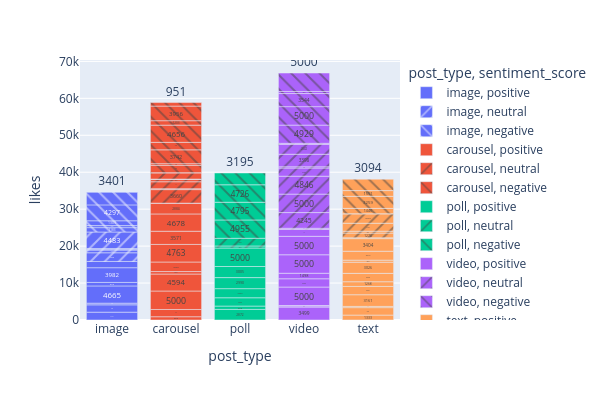

Here is the notebook cell this chart was saved with:
### Code cell
fig=px.bar(df,x='post_type',y='likes',
           height=400,
           width=600,
           hover_data=['post_day','sentiment_score','post_time'],
           color='post_type',
           pattern_shape='sentiment_score',
           text_auto=True)
fig.show()

### Figure 1 — Plotly figure (JSON) as saved in the notebook; plotly's stock layout.template omitted (floating-point values rounded to 4 significant figures)
{"data": [{"customdata": [["Thursday", "positive", "8/17/2023 14:45"], ["Sunday", "positive", "2/26/2023 11:45"], ["Thursday", "positive", "2/2/2023 16:00"], ["Saturday", "positive", "7/1/2023 14:45"], ["Friday", "positive", "7/14/2023 15:00"], ["Wednesday", "positive", "9/20/2023 6:00"], ["Monday", "positive", "11/27/2023 4:30"]], "hovertemplate": "post_type=%{x}<br>sentiment_score=%{customdata[1]}<br>likes=%{y}<br>post_day=%{customdata[0]}<br>post_time=%{customdata[2]}<extra></extra>", "legendgroup": "image, positive", "marker": {"color": "#636efa", "pattern": {"shape": ""}}, "name": "image, positive", "orientation": "v", "showlegend": true, "textposition": "auto", "texttemplate": "%{y}", "type": "bar", "x": ["image", "image", "image", "image", "image", "image", "image"], "xaxis": "x", "y": [2121, 1982, 455, 4665, 950, 3982, 1694], "yaxis": "y"}, {"customdata": [["Friday", "neutral", "2/10/2023 13:00"], ["Monday", "neutral", "4/17/2023 15:00"], ["Monday", "neutral", "5/15/2023 6:30"], ["Saturday", "neutral", "10/14/2023 18:45"], ["Tuesday", "neutral", "6/6/2023 21:00"]], "hovertemplate": "post_type=%{x}<br>sentiment_score=%{customdata[1]}<br>likes=%{y}<br>post_day=%{customdata[0]}<br>post_time=%{customdata[2]}<extra></extra>", "legendgroup": "image, neutral", "marker": {"color": "#636efa", "pattern": {"shape": "/"}}, "name": "image, neutral", "orientation": "v", "showlegend": true, "textposition": "auto", "texttemplate": "%{y}", "type": "bar", "x": ["image", "image", "image", "image", "image"], "xaxis": "x", "y": [2348, 725, 227, 187, 4483], "yaxis": "y"}, {"customdata": [["Thursday", "negative", "11/16/2023 0:45"], ["Saturday", "negative", "1/7/2023 10:30"], ["Tuesday", "negative", "6/6/2023 19:30"], ["Saturday", "negative", "1/21/2023 1:00"], ["Monday", "negative", "3/13/2023 23:15"]], "hovertemplate": "post_type=%{x}<br>sentiment_score=%{customdata[1]}<br>likes=%{y}<br>post_day=%{customdata[0]}<br>post_time=%{customdata[2]}<extra></extra>", "legendgroup": "image, negative", "marker": {"color": "#636efa", "pattern": {"shape": "\\"}}, "name": "image, negative", "orientation": "v", "showlegend": true, "textposition": "auto", "texttemplate": "%{y}", "type": "bar", "x": ["image", "image", "image", "image", "image"], "xaxis": "x", "y": [1183, 548, 1309, 4297, 3401], "yaxis": "y"}, {"customdata": [["Monday", "positive", "1/9/2023 20:00"], ["Monday", "positive", "1/30/2023 13:30"], ["Sunday", "positive", "1/1/2023 20:00"], ["Friday", "positive", "2/3/2023 0:30"], ["Wednesday", "positive", "12/27/2023 11:30"], ["Friday", "positive", "3/31/2023 16:00"], ["Friday", "positive", "5/19/2023 4:30"], ["Wednesday", "positive", "7/5/2023 18:15"], ["Wednesday", "positive", "12/13/2023 4:45"], ["Wednesday", "positive", "5/3/2023 8:00"], ["Wednesday", "positive", "7/12/2023 17:45"]], "hovertemplate": "post_type=%{x}<br>sentiment_score=%{customdata[1]}<br>likes=%{y}<br>post_day=%{customdata[0]}<br>post_time=%{customdata[2]}<extra></extra>", "legendgroup": "carousel, positive", "marker": {"color": "#EF553B", "pattern": {"shape": ""}}, "name": "carousel, positive", "orientation": "v", "showlegend": true, "textposition": "auto", "texttemplate": "%{y}", "type": "bar", "x": ["carousel", "carousel", "carousel", "carousel", "carousel", "carousel", "carousel", "carousel", "carousel", "carousel", "carousel"], "xaxis": "x", "y": [889, 1961, 5000, 4594, 667, 2586, 4763, 3571, 4678, 2884, 36], "yaxis": "y"}, {"customdata": [["Sunday", "neutral", "5/14/2023 0:45"], ["Friday", "neutral", "5/5/2023 20:00"], ["Thursday", "neutral", "5/11/2023 11:00"], ["Monday", "neutral", "10/2/2023 23:30"], ["Wednesday", "neutral", "4/19/2023 19:45"], ["Friday", "neutral", "5/5/2023 16:45"]], "hovertemplate": "post_type=%{x}<br>sentiment_score=%{customdata[1]}<br>likes=%{y}<br>post_day=%{customdata[0]}<br>post_time=%{customdata[2]}<extra></extra>", "legendgroup": "carousel, neutral", "marker": {"color": "#EF553B", "pattern": {"shape": "/"}}, "name": "carousel, neutral", "orientation": "v", "showlegend": true, "textposition": "auto", "texttemplate": "%{y}", "type": "bar", "x": ["carousel", "carousel", "carousel", "carousel", "carousel", "carousel"], "xaxis": "x", "y": [3660, 256, 1878, 592, 130, 1690], "yaxis": "y"}, {"customdata": [["Saturday", "negative", "11/11/2023 15:45"], ["Thursday", "negative", "10/5/2023 6:30"], ["Friday", "negative", "8/4/2023 12:45"], ["Friday", "negative", "1/27/2023 15:45"], ["Sunday", "negative", "4/23/2023 8:15"], ["Sunday", "negative", "11/19/2023 12:30"], ["Tuesday", "negative", "10/3/2023 19:00"], ["Friday", "negative", "9/15/2023 0:45"], ["Sunday", "negative", "5/7/2023 0:30"]], "hovertemplate": "post_type=%{x}<br>sentiment_score=%{customdata[1]}<br>likes=%{y}<br>post_day=%{customdata[0]}<br>post_time=%{customdata[2]}<extra></extra>", "legendgroup": "carousel, negative", "marker": {"color": "#EF553B", "pattern": {"shape": "\\"}}, "name": "carousel, negative", "orientation": "v", "showlegend": true, "textposition": "auto", "texttemplate": "%{y}", "type": "bar", "x": ["carousel", "carousel", "carousel", "carousel", "carousel", "carousel", "carousel", "carousel", "carousel"], "xaxis": "x", "y": [45, 1992, 447, 3742, 2026, 4656, 1203, 3956, 951], "yaxis": "y"}, {"customdata": [["Wednesday", "positive", "7/5/2023 5:15"], ["Wednesday", "positive", "5/17/2023 0:15"], ["Thursday", "positive", "2/9/2023 15:30"], ["Tuesday", "positive", "5/2/2023 0:30"], ["Thursday", "positive", "1/19/2023 7:15"], ["Tuesday", "positive", "3/7/2023 19:15"], ["Friday", "positive", "12/29/2023 12:15"]], "hovertemplate": "post_type=%{x}<br>sentiment_score=%{customdata[1]}<br>likes=%{y}<br>post_day=%{customdata[0]}<br>post_time=%{customdata[2]}<extra></extra>", "legendgroup": "poll, positive", "marker": {"color": "#00cc96", "pattern": {"shape": ""}}, "name": "poll, positive", "orientation": "v", "showlegend": true, "textposition": "auto", "texttemplate": "%{y}", "type": "bar", "x": ["poll", "poll", "poll", "poll", "poll", "poll", "poll"], "xaxis": "x", "y": [2872, 898, 2253, 2463, 2990, 3005, 5000], "yaxis": "y"}, {"customdata": [["Tuesday", "neutral", "5/2/2023 6:15"], ["Wednesday", "neutral", "3/1/2023 8:00"]], "hovertemplate": "post_type=%{x}<br>sentiment_score=%{customdata[1]}<br>likes=%{y}<br>post_day=%{customdata[0]}<br>post_time=%{customdata[2]}<extra></extra>", "legendgroup": "poll, neutral", "marker": {"color": "#00cc96", "pattern": {"shape": "/"}}, "name": "poll, neutral", "orientation": "v", "showlegend": true, "textposition": "auto", "texttemplate": "%{y}", "type": "bar", "x": ["poll", "poll"], "xaxis": "x", "y": [559, 2083], "yaxis": "y"}, {"customdata": [["Tuesday", "negative", "2/21/2023 16:15"], ["Sunday", "negative", "9/10/2023 13:45"], ["Tuesday", "negative", "8/8/2023 17:45"], ["Sunday", "negative", "3/19/2023 4:00"]], "hovertemplate": "post_type=%{x}<br>sentiment_score=%{customdata[1]}<br>likes=%{y}<br>post_day=%{customdata[0]}<br>post_time=%{customdata[2]}<extra></extra>", "legendgroup": "poll, negative", "marker": {"color": "#00cc96", "pattern": {"shape": "\\"}}, "name": "poll, negative", "orientation": "v", "showlegend": true, "textposition": "auto", "texttemplate": "%{y}", "type": "bar", "x": ["poll", "poll", "poll", "poll"], "xaxis": "x", "y": [4955, 4795, 4726, 3195], "yaxis": "y"}, {"customdata": [["Tuesday", "positive", "5/23/2023 0:30"], ["Thursday", "positive", "6/15/2023 3:15"], ["Wednesday", "positive", "9/27/2023 19:00"], ["Saturday", "positive", "4/8/2023 19:15"], ["Friday", "positive", "12/1/2023 10:00"], ["Sunday", "positive", "11/12/2023 17:30"], ["Friday", "positive", "4/14/2023 10:30"], ["Wednesday", "positive", "7/26/2023 20:15"], ["Thursday", "positive", "2/23/2023 17:15"]], "hovertemplate": "post_type=%{x}<br>sentiment_score=%{customdata[1]}<br>likes=%{y}<br>post_day=%{customdata[0]}<br>post_time=%{customdata[2]}<extra></extra>", "legendgroup": "video, positive", "marker": {"color": "#ab63fa", "pattern": {"shape": ""}}, "name": "video, positive", "orientation": "v", "showlegend": true, "textposition": "auto", "texttemplate": "%{y}", "type": "bar", "x": ["video", "video", "video", "video", "video", "video", "video", "video", "video"], "xaxis": "x", "y": [3499, 304, 119, 5000, 2236, 1498, 5000, 5000, 1857], "yaxis": "y"}, {"customdata": [["Tuesday", "neutral", "5/2/2023 6:15"], ["Thursday", "neutral", "5/11/2023 0:30"], ["Sunday", "neutral", "1/1/2023 6:00"], ["Thursday", "neutral", "7/13/2023 9:15"], ["Wednesday", "neutral", "12/27/2023 4:00"], ["Sunday", "neutral", "12/24/2023 7:45"], ["Monday", "neutral", "4/10/2023 0:00"], ["Wednesday", "neutral", "1/4/2023 18:30"], ["Friday", "neutral", "10/27/2023 23:45"]], "hovertemplate": "post_type=%{x}<br>sentiment_score=%{customdata[1]}<br>likes=%{y}<br>post_day=%{customdata[0]}<br>post_time=%{customdata[2]}<extra></extra>", "legendgroup": "video, neutral", "marker": {"color": "#ab63fa", "pattern": {"shape": "/"}}, "name": "video, neutral", "orientation": "v", "showlegend": true, "textposition": "auto", "texttemplate": "%{y}", "type": "bar", "x": ["video", "video", "video", "video", "video", "video", "video", "video", "video"], "xaxis": "x", "y": [317, 4245, 5000, 4846, 2204, 344, 3398, 2642, 314], "yaxis": "y"}, {"customdata": [["Thursday", "negative", "11/23/2023 2:00"], ["Wednesday", "negative", "3/22/2023 3:15"], ["Sunday", "negative", "12/31/2023 22:30"], ["Thursday", "negative", "12/28/2023 16:45"], ["Wednesday", "negative", "12/6/2023 4:00"]], "hovertemplate": "post_type=%{x}<br>sentiment_score=%{customdata[1]}<br>likes=%{y}<br>post_day=%{customdata[0]}<br>post_time=%{customdata[2]}<extra></extra>", "legendgroup": "video, negative", "marker": {"color": "#ab63fa", "pattern": {"shape": "\\"}}, "name": "video, negative", "orientation": "v", "showlegend": true, "textposition": "auto", "texttemplate": "%{y}", "type": "bar", "x": ["video", "video", "video", "video", "video"], "xaxis": "x", "y": [4929, 5000, 3544, 560, 5000], "yaxis": "y"}, {"customdata": [["Saturday", "positive", "9/30/2023 10:30"], ["Monday", "positive", "11/20/2023 2:00"], ["Monday", "positive", "10/2/2023 12:15"], ["Friday", "positive", "10/6/2023 10:00"], ["Tuesday", "positive", "5/16/2023 22:15"], ["Tuesday", "positive", "2/14/2023 18:00"], ["Tuesday", "positive", "1/3/2023 3:00"], ["Tuesday", "positive", "7/18/2023 22:00"], ["Sunday", "positive", "6/25/2023 15:15"], ["Saturday", "positive", "11/25/2023 7:30"], ["Wednesday", "positive", "5/3/2023 12:30"], ["Saturday", "positive", "8/5/2023 8:45"]], "hovertemplate": "post_type=%{x}<br>sentiment_score=%{customdata[1]}<br>likes=%{y}<br>post_day=%{customdata[0]}<br>post_time=%{customdata[2]}<extra></extra>", "legendgroup": "text, positive", "marker": {"color": "#FFA15A", "pattern": {"shape": ""}}, "name": "text, positive", "orientation": "v", "showlegend": true, "textposition": "auto", "texttemplate": "%{y}", "type": "bar", "x": ["text", "text", "text", "text", "text", "text", "text", "text", "text", "text", "text", "text"], "xaxis": "x", "y": [1333, 2013, 332, 3161, 2251, 1268, 2265, 3026, 553, 2416, 3404, 229], "yaxis": "y"}, {"customdata": [["Saturday", "neutral", "10/28/2023 19:30"], ["Sunday", "neutral", "7/23/2023 5:45"], ["Thursday", "neutral", "7/27/2023 19:15"], ["Thursday", "neutral", "7/6/2023 7:00"], ["Tuesday", "neutral", "5/23/2023 22:30"]], "hovertemplate": "post_type=%{x}<br>sentiment_score=%{customdata[1]}<br>likes=%{y}<br>post_day=%{customdata[0]}<br>post_time=%{customdata[2]}<extra></extra>", "legendgroup": "text, neutral", "marker": {"color": "#FFA15A", "pattern": {"shape": "/"}}, "name": "text, neutral", "orientation": "v", "showlegend": true, "textposition": "auto", "texttemplate": "%{y}", "type": "bar", "x": ["text", "text", "text", "text", "text"], "xaxis": "x", "y": [1274, 512, 2153, 2566, 15], "yaxis": "y"}, {"customdata": [["Friday", "negative", "12/8/2023 2:15"], ["Thursday", "negative", "7/6/2023 8:00"], ["Wednesday", "negative", "7/12/2023 0:00"], ["Monday", "negative", "6/12/2023 9:30"]], "hovertemplate": "post_type=%{x}<br>sentiment_score=%{customdata[1]}<br>likes=%{y}<br>post_day=%{customdata[0]}<br>post_time=%{customdata[2]}<extra></extra>", "legendgroup": "text, negative", "marker": {"color": "#FFA15A", "pattern": {"shape": "\\"}}, "name": "text, negative", "orientation": "v", "showlegend": true, "textposition": "auto", "texttemplate": "%{y}", "type": "bar", "x": ["text", "text", "text", "text"], "xaxis": "x", "y": [1446, 3259, 1551, 3094], "yaxis": "y"}], "layout": {"barmode": "relative", "height": 400, "legend": {"title": {"text": "post_type, sentiment_score"}, "tracegroupgap": 0}, "margin": {"t": 60}, "width": 600, "xaxis": {"anchor": "y", "categoryarray": ["image", "carousel", "poll", "video", "text"], "categoryorder": "array", "domain": [0, 1], "title": {"text": "post_type"}}, "yaxis": {"anchor": "x", "domain": [0, 1], "title": {"text": "likes"}}}}
